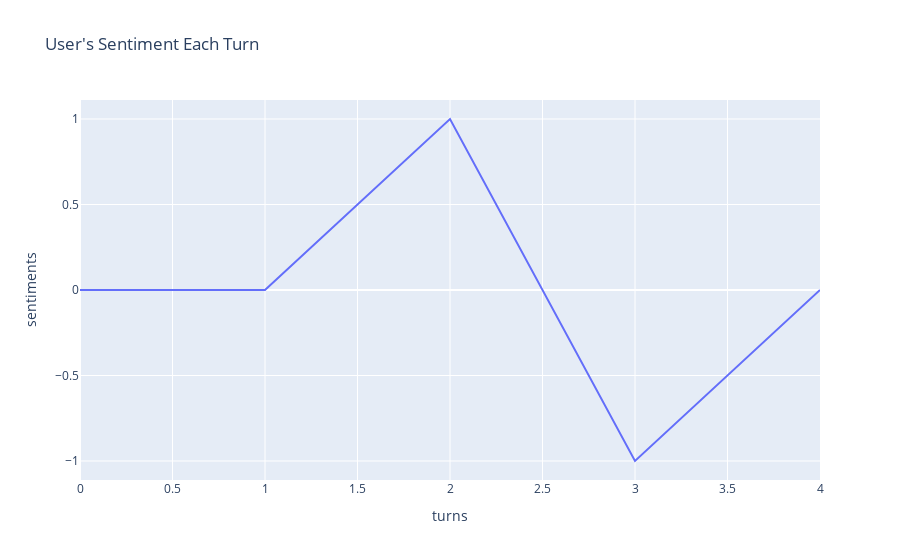

Notebook cell for this chart:
### Markdown cell above
Graph that shows how the user's sentiment changed during the course of the dialogue.

### Code cell
# only the first dialogue

fig = px.line(all_d_trans.loc[[1]].apply(pd.Series.explode).reset_index(), 
              x='turns', y='sentiments', title="User's Sentiment Each Turn") 

fig.show(renderer="colab")

### Figure 1 — Plotly figure (JSON) as saved in the notebook; plotly's stock layout.template omitted (floating-point values rounded to 4 significant figures)
{"data": [{"hovertemplate": "turns=%{x}<br>sentiments=%{y}<extra></extra>", "legendgroup": "", "line": {"color": "#636efa", "dash": "solid"}, "marker": {"symbol": "circle"}, "mode": "lines", "name": "", "orientation": "v", "showlegend": false, "type": "scatter", "x": [0, 1, 2, 3, 4], "xaxis": "x", "y": [0, 0, 1, -1, 0], "yaxis": "y"}], "layout": {"legend": {"tracegroupgap": 0}, "title": {"text": "User's Sentiment Each Turn"}, "xaxis": {"anchor": "y", "domain": [0, 1], "title": {"text": "turns"}}, "yaxis": {"anchor": "x", "domain": [0, 1], "title": {"text": "sentiments"}}}}
